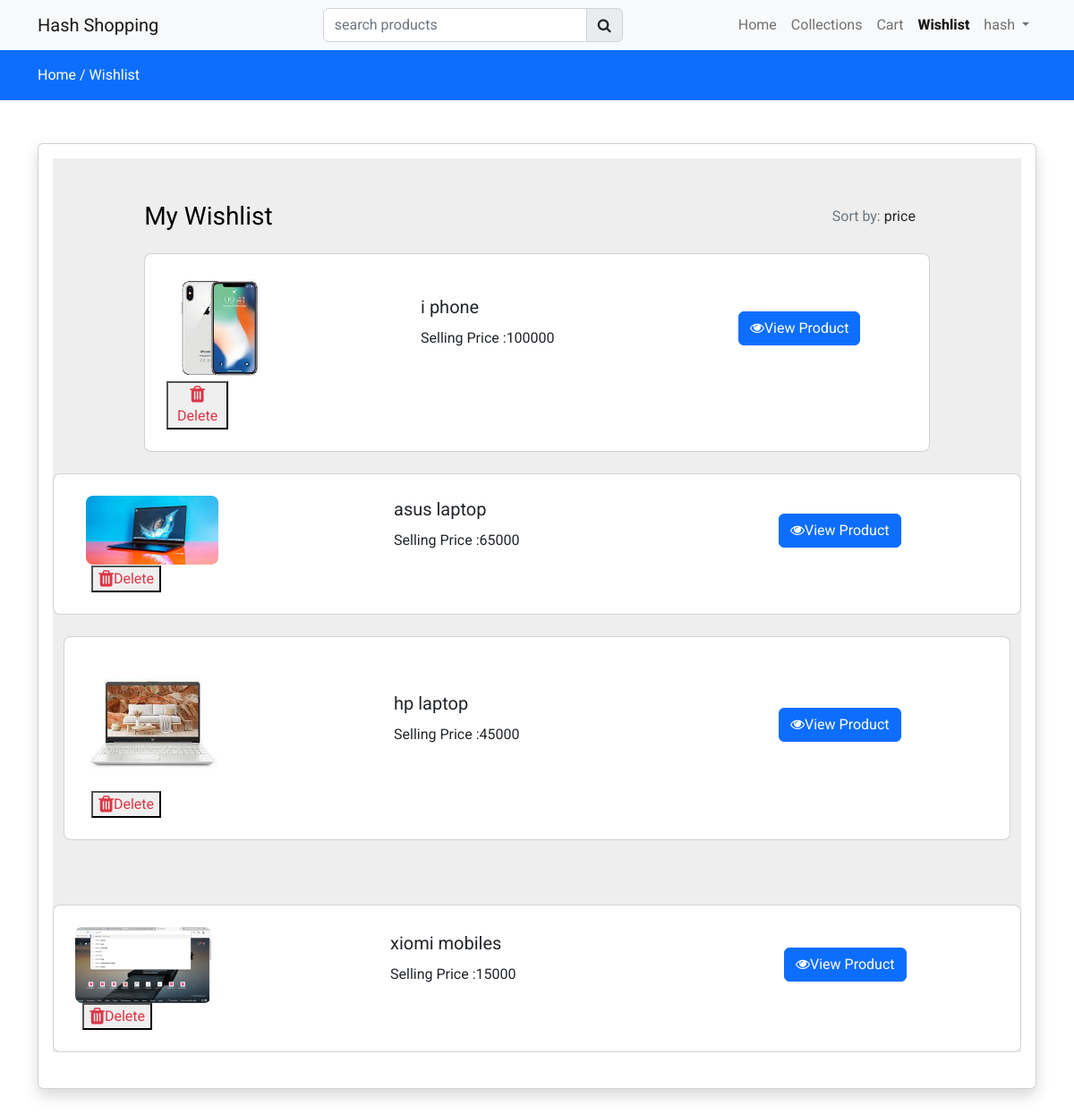
The page /wishlist (signed in) on the database its author committed.
### store/models.py (models this page shows, shortened)
class wishlist(models.Model):
    user=models.ForeignKey(User, on_delete=models.CASCADE)
    product=models.ForeignKey(Product, on_delete=models.CASCADE)
    created_at= models.DateField(auto_now_add=True)

class Product(models.Model):
    category=models.ForeignKey(Category, on_delete=models.CASCADE)
    slug=models.CharField(max_length=150,null=True,blank=True)
    name=models.CharField(max_length=150,null=True,blank=True)
    product_image=models.ImageField(upload_to=get_file_path,null=True,blank=True)
    small_description=models.CharField(max_length=500,null=False,blank=False)
    quantity=models.IntegerField(null=False,blank=False)
    description=models.TextField(max_length=500,null=False,blank=False)
    original_price=models.FloatField(null=False,blank=False)
    selling_price=models.FloatField(null=False,blank=False)
    status=models.BooleanField(default=False,help_text="0=default 1=hidden")
    trending=models.BooleanField(default=False,help_text="0=default 1=Trending")
    tag=models.CharField(max_length=150,null=True,blank=True)
    meta_title=models.CharField(max_length=150,null=False,blank=False)
    meta_keywords=models.CharField(max_length=150,null=False,blank=False)
    meta_description=models.CharField(max_length=150,null=False,blank=False)
    created_at= models.DateField(auto_now_add=True)

### store/controller/wishlist.py (the view)
# urls.py: path('wishlist',wishlist.index,name="wishlist"),
@login_required(login_url='loginpage')
def index(request):
    wishlistitem=wishlist.objects.filter(user=request.user)
    context={'wishlistitem':wishlistitem}
    return render(request,'store/wishlist.html',context)

### store/templates/store/wishlist.html (shortened to what this page needs)
{% extends 'store/layouts/main.html' %}
    {% block content %}
    <div class="py-3 bg-primary">
        <div class="container">
            <a class="text-white" href="{% url 'home' %}">Home /</a>
            <a class="text-white" href="{% url 'wishlist' %}">Wishlist </a>
        </div>
    </div>
    <div class="py-5">
        <div class="container">
            <div class="row>">
                <div class="col-md-12">
                    <div class="card shadow ">
                        <div class="card-body">
                           {% if wishlistitem %}
                           <section class="h-100" style="background-color: #eee;">
                            <div class="container h-100 py-5 cartdata ">
                              <div class="row d-flex justify-content-center align-items-center h-100">
                                <div class="col-10">
                                  <div class="d-flex justify-content-between align-items-center mb-4">
                                    <h3 class="fw-normal mb-0 text-black">My Wishlist</h3>
                                    <div>
                                      <p class="mb-0"><span class="text-muted">Sort by:</span> <a href="#!" class="text-body">price <i
                                            class="fas fa-angle-down mt-1"></i></a></p>
                                    </div>
                                  </div>
                                    {% for item in wishlistitem  %}
                                  <div class="card rounded-3 mb-4 product_data">
                                    <div class="card-body p-4">
                                      <div class="row d-flex justify-content-between align-items-center">
                                        <div class="col-md-2 col-lg-2 col-xl-2">
                                          <img
                                            src="{{item.product.product_image.url}}"
                                            class="img-fluid rounded-3" alt="Cotton T-shirt">
                                        </div>
                                        <div class="col-md-3 col-lg-3 col-xl-3">
                                          <p class="lead fw-normal mb-2">{{item.product.name}}</p>
                                            <p>Selling Price :{{item.product.selling_price | stringformat:'d'}}</p>
                                        </div>
                                        <div class="col-md-3">
                                            <a href="{% url 'productview' item.product.category.slug item.product.slug %}" class="btn btn-primary"><i class="fa fa-eye"></i>View Product</a>
                                            </div>
                                        </div>
                                        <div class="col-md-1 col-lg-1 col-xl-1 text-end">
                                          <button class="text-danger delete-wishlist-item "><i class="fa fa-trash fa-lg"></i>Delete</button>
                                        </div>
                                      </div>
                                    </div>
                                  </div>
                                  {% endfor %}
                                </div>
                              </div>
                            </div>
                           {% else %}
                            <h4>your wishlist is empty</h4>
                           {% endif %}
                        </div>
                    </div>
    {% endblock content %}

### store/templates/store/layouts/main.html (shortened to what this page needs)
{% load static %}
<!DOCTYPE html>
<html>
    <head>
        <link rel="stylesheet" href="">
        <link href="https://cdn.jsdelivr.net/npm/bootstrap@5.2.2/dist/css/bootstrap.min.css" rel="stylesheet">
        <link rel="stylesheet" href="https://stackpath.bootstrapcdn.com/font-awesome/4.7.0/css/font-awesome.min.css">
        <link rel="stylesheet" href="//cdn.jsdelivr.net/npm/alertifyjs@1.13.1/build/css/alertify.min.css"/>
        <link rel="stylesheet" href="//cdn.jsdelivr.net/npm/alertifyjs@1.13.1/build/css/themes/default.min.css"/>
        <link rel="stylesheet" href="//code.jquery.com/ui/1.13.2/themes/base/jquery-ui.css">
    </head>
    <body>
        {% include 'store/inc/navbar.html' %}
        {% block content %}
        {% endblock content %}
    </body>
</html>

### store/templates/store/inc/navbar.html (shortened to what this page needs)
<nav class="navbar navbar-expand-lg bg-light">
    <div class="container">
      <a class="navbar-brand" href="#">Hash Shopping</a>
        <div class="search-bar">
          <form action="{% url 'searchproduct' %}" method="POST">
          <div class="input-group ">
            <input name="productsearch" type="search" required class="form-control" id="searchproducts" placeholder="search products"  >
            <button type="submit" class="input-group-text" ><i class="fa fa-search"></i></button>
          </div>
        </form>
        </div>
      <div class="collapse navbar-collapse" id="navbarNav">
        <ul class="navbar-nav ms-auto">
          <li class="nav-item">
            <a class="nav-link {% if request.resolver_match.url_name == 'home'%}active{% endif %}" aria-current="page" href="{% url 'home' %}">Home</a>
          </li>
          <li class="nav-item">
            <a class="nav-link {% if request.resolver_match.url_name == 'collections'%}active{% endif %}" href="{% url 'collections' %}">Collections</a>
          </li>
          <li class="nav-item">
            <a class="nav-link {% if request.resolver_match.url_name == 'cart'%}active{% endif %} " aria-current="page" href="{% url 'cart' %}">Cart</a>
          </li>
          <li class="nav-item">
            <a class="nav-link {% if request.resolver_match.url_name == 'wishlist'%}active{% endif %}" aria-current="page" href="{% url 'wishlist' %}">Wishlist</a>
          </li>
          {% if request.user.is_authenticated %}
          <li class="nav-item dropdown">
            <a class="nav-link dropdown-toggle" href="#" role="button" data-bs-toggle="dropdown" aria-expanded="false">
              {{request.user}}
            </a>
          </li>
          {% endif %}
        </ul>
      </div>
    </div>
  </nav>

### store/templates/store/layouts/main.html (style rules this page uses)
* { font-family: 'Roboto', sans-serif; }
a { text-decoration : none }
.active { font-weight:800; }
.search-bar { width:30% !important; margin-left:15%; }

### rows shown on the page
wishlist: product.product_image (picture), product.name "i phone", product.selling_price "100000"
wishlist: product.product_image (picture), product.name "asus laptop", product.selling_price "65000"
wishlist: product.product_image (picture), product.name "hp laptop", product.selling_price "45000"
wishlist: product.product_image (picture), product.name "xiomi mobiles", product.selling_price "15000"

### other values the page prints
{{ request.user }} "hash"
